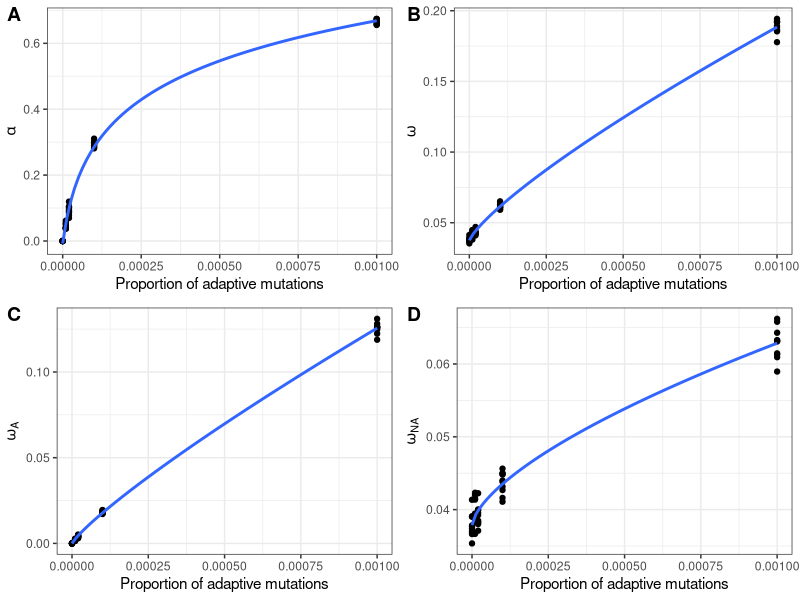
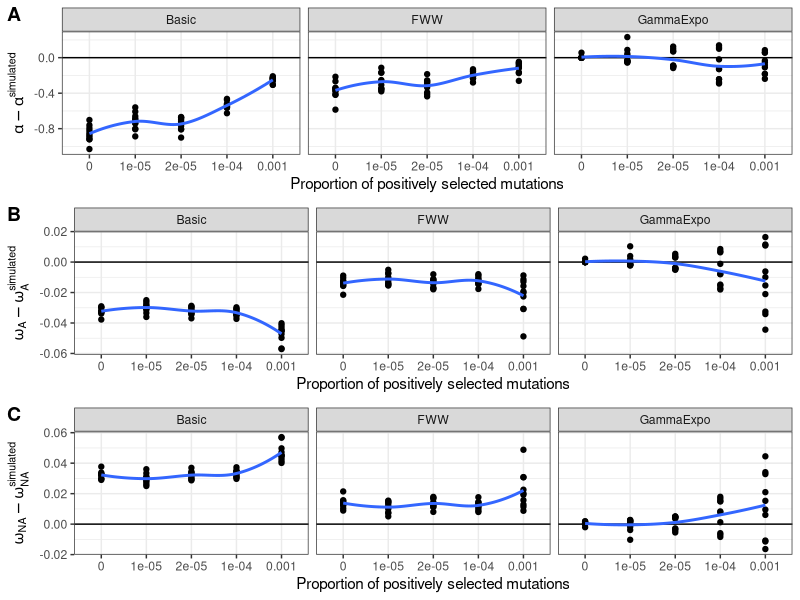
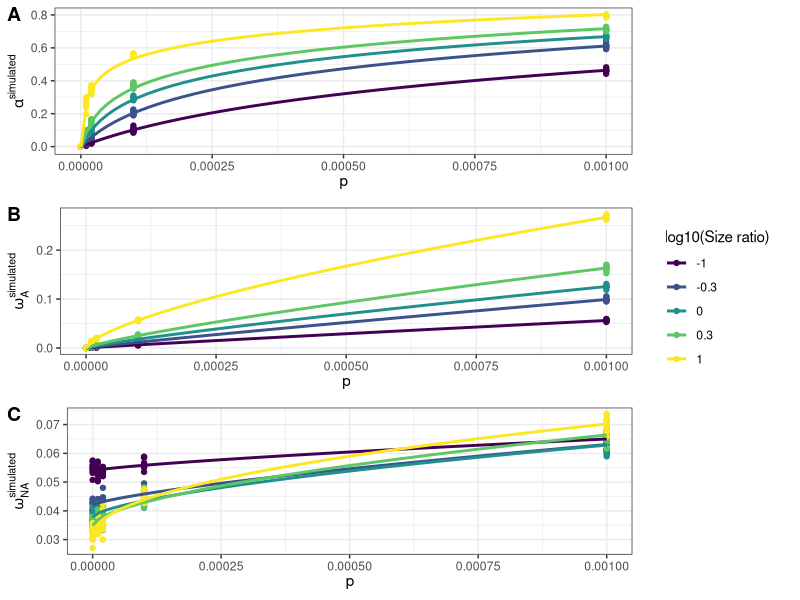
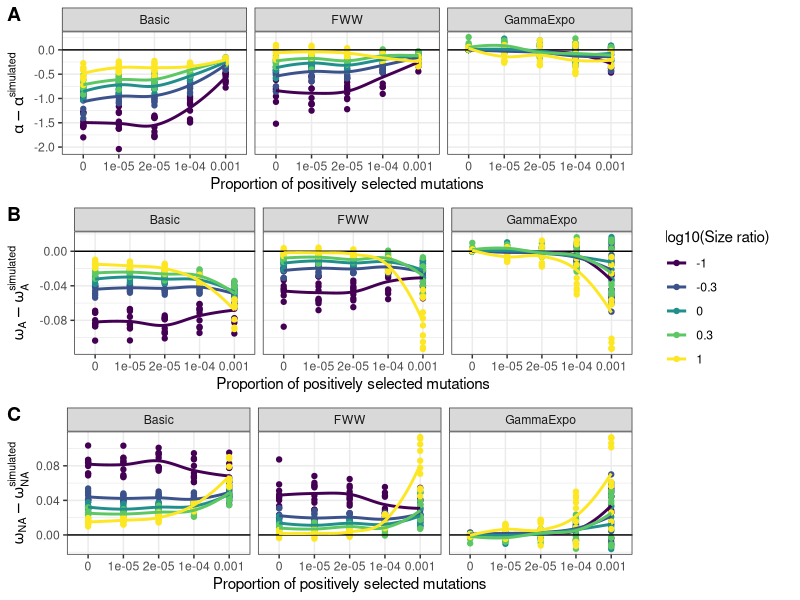
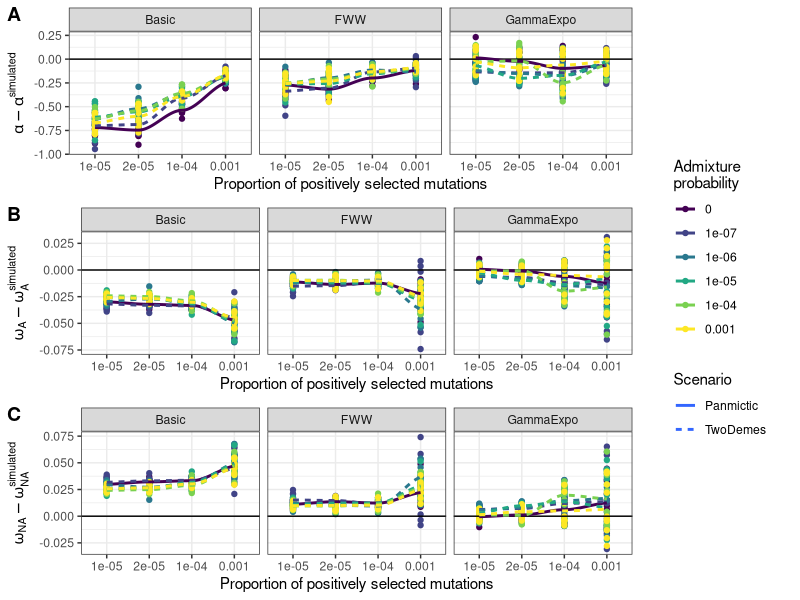
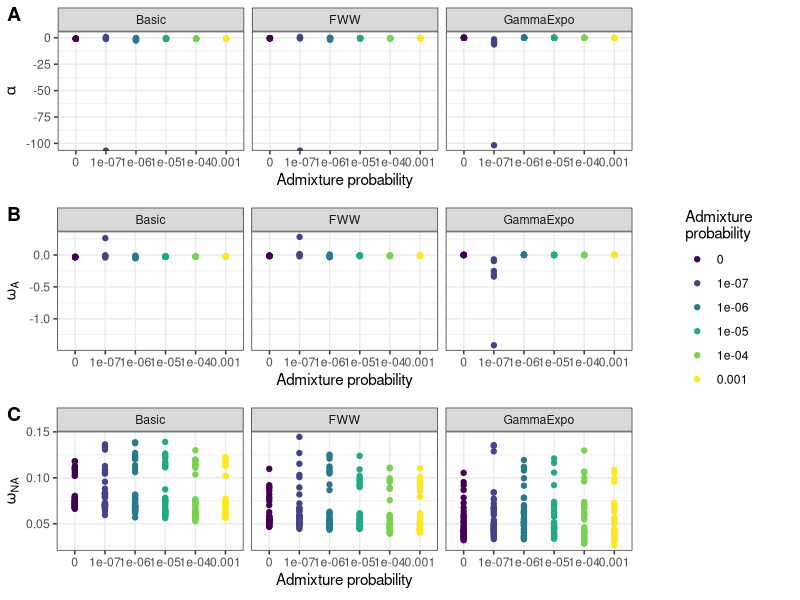
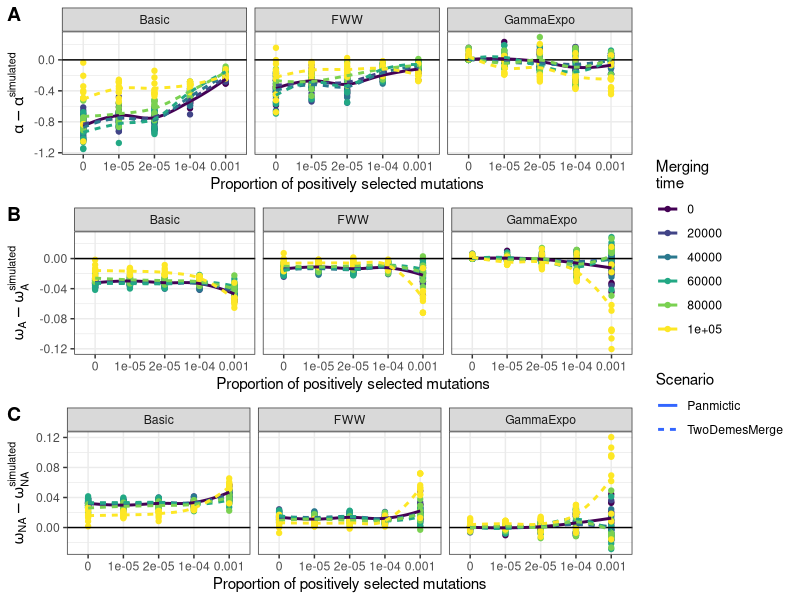
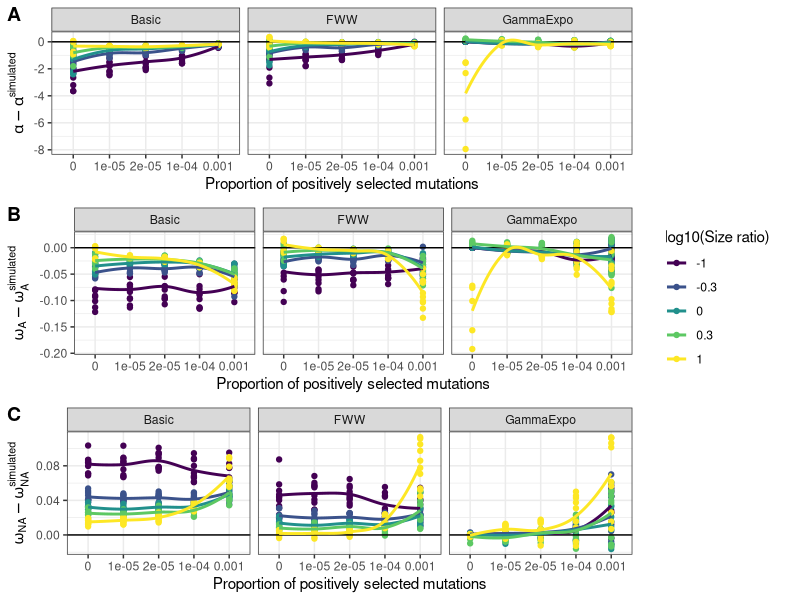

The R script that drew these images, in order:
## ---- chunk 1
knitr::opts_chunk$set(echo = TRUE)
## ---- chunk 2
dat <- read.table("SimulationResults.csv", sep = ",", header = TRUE)
dat$PropPosSelFactor <- as.ordered(dat$PropPosSel) # For plotting
dat$PropPosSelOrder <- as.numeric(dat$PropPosSelFactor) # For smoothing
library(tidyr)
library(ggplot2)
library(cowplot)
## ---- chunk 3
p.alpha <- ggplot(subset(dat, Scenario == "Panmictic"),
            aes(x = PropPosSel, y = Alpha.simulated)) +
  geom_point() + geom_smooth(method = "nls",
                             formula = y ~ a*log(x+exp(b))+c, 
                             method.args = list(
                               start = c(a = 1, b = -3, c = 0),
                               algorithm = "port"),
                             se = FALSE) +
  xlab("Proportion of adaptive mutations") + 
  ylab(expression(alpha)) +
  theme_bw()

p.omega <- ggplot(subset(dat, Scenario == "Panmictic"),
            aes(x = PropPosSel, y = dNdS)) +
  geom_point() + geom_smooth(method = "nls",
                             formula = y ~ a*x^b+c, 
                             method.args = list(
                               start = c(a = 1, b = 0.1, c = 0),
                               algorithm = "port"),
                             se = FALSE) +
  xlab("Proportion of adaptive mutations") + 
  ylab(expression(omega)) +
  theme_bw()

p.omegaA <- ggplot(subset(dat, Scenario == "Panmictic"),
            aes(x = PropPosSel, y = OmegaA.simulated)) +
  geom_point() + geom_smooth(method = "nls",
                             formula = y ~ a*x^b, 
                             method.args = list(
                               start = c(a = 1, b = 0.1),
                               algorithm = "port"),
                             se = FALSE) +
  xlab("Proportion of adaptive mutations") + 
  ylab(expression(omega[A])) +
  theme_bw()

p.omegaNA <- ggplot(subset(dat, Scenario == "Panmictic"),
            aes(x = PropPosSel, y = OmegaNA.simulated)) +
  geom_point() + geom_smooth(method = "nls",
                             formula = y ~ a*x^b+c, 
                             method.args = list(
                               start = c(a = 1, b = 0.1, c = 0),
                               algorithm = "port"),
                             se = FALSE) +
  xlab("Proportion of adaptive mutations") + 
  ylab(expression(omega["NA"])) +
  theme_bw()

plot_grid(p.alpha, p.omega, p.omegaA, p.omegaNA, nrow = 2, labels = "AUTO")
## ---- chunk 4
dat.pan.alpha <- subset(dat, Scenario == "Panmictic") %>% pivot_longer(
  cols = c("Alpha.basic", "Alpha.FWW", "Alpha.inferred"),
  names_to = "AlphaType", values_to = "Alpha")
dat.pan.alpha$AlphaType <- factor(dat.pan.alpha$AlphaType,
  levels = c("Alpha.basic", "Alpha.FWW", "Alpha.inferred"), 
  labels = c("Basic", "FWW", "GammaExpo"))

dat.pan.omegaA <- subset(dat, Scenario == "Panmictic") %>% pivot_longer(
  cols = c("OmegaA.basic", "OmegaA.FWW", "OmegaA.inferred"),
  names_to = "AlphaType", values_to = "OmegaA")
dat.pan.omegaA$AlphaType <- factor(dat.pan.omegaA$AlphaType,
  levels = c("OmegaA.basic", "OmegaA.FWW", "OmegaA.inferred"),
  labels = c("Basic", "FWW", "GammaExpo"))

dat.pan.omegaNA <- subset(dat, Scenario == "Panmictic") %>% pivot_longer(
  cols = c("OmegaNA.basic", "OmegaNA.FWW", "OmegaNA.inferred"),
  names_to = "AlphaType", values_to = "OmegaNA")
dat.pan.omegaNA$AlphaType <- factor(dat.pan.omegaNA$AlphaType,
  levels = c("OmegaNA.basic", "OmegaNA.FWW", "OmegaNA.inferred"),
  labels = c("Basic", "FWW", "GammaExpo"))
## ---- chunk 5
p.alpha <- ggplot(dat.pan.alpha, 
  aes(x = PropPosSelFactor, y = Alpha - Alpha.simulated)) + 
  geom_point() + geom_abline(slope = 0) + 
  geom_smooth(aes(x = PropPosSelOrder), method = "loess", se = FALSE) +
  facet_grid(~AlphaType) + 
  ylab(expression(alpha - alpha^simulated)) + 
  xlab("Proportion of positively selected mutations") + 
  theme_bw()

p.omegaA <- ggplot(dat.pan.omegaA, 
  aes(x = PropPosSelFactor, y = OmegaA - OmegaA.simulated)) + 
  geom_point() + geom_abline(slope = 0) + 
  geom_smooth(aes(x = PropPosSelOrder), method = "loess", se = FALSE) +
  facet_grid(~AlphaType) +
  ylab(expression(omega[A] - omega[A]^simulated)) + 
  xlab("Proportion of positively selected mutations") + 
  theme_bw()

p.omegaNA <- ggplot(dat.pan.omegaNA, 
  aes(x = PropPosSelFactor, y = OmegaNA - OmegaNA.simulated)) + 
  geom_point() + geom_abline(slope = 0) +
  geom_smooth(aes(x = PropPosSelOrder), method = "loess", se = FALSE) +
  facet_grid(~AlphaType) + 
  ylab(expression(omega['NA'] - omega['NA']^simulated)) + 
  xlab("Proportion of positively selected mutations") + 
  theme_bw()

plot_grid(p.alpha, p.omegaA, p.omegaNA, nrow = 3, labels = "AUTO")
## ---- chunk 6
dat$NRatio <- as.ordered(round(log10(dat$NewPopSize/10000), 2))

dat.exp.alpha <- subset(dat, Scenario == "Exponential") %>% pivot_longer(
  cols = c("Alpha.basic", "Alpha.FWW", "Alpha.inferred"), 
  names_to = "AlphaType", values_to = "Alpha")
dat.exp.alpha$AlphaType <- factor(dat.exp.alpha$AlphaType, 
  levels = c("Alpha.basic", "Alpha.FWW", "Alpha.inferred"),
  labels = c("Basic", "FWW", "GammaExpo"))

dat.exp.omegaA <- subset(dat, Scenario == "Exponential") %>% pivot_longer(
  cols = c("OmegaA.basic", "OmegaA.FWW", "OmegaA.inferred"),
  names_to = "AlphaType", values_to = "OmegaA")
dat.exp.omegaA$AlphaType <- factor(dat.exp.omegaA$AlphaType, 
  levels = c("OmegaA.basic", "OmegaA.FWW", "OmegaA.inferred"),
  labels = c("Basic", "FWW", "GammaExpo"))

dat.exp.omegaNA <- subset(dat, Scenario == "Exponential") %>% pivot_longer(
  cols = c("OmegaNA.basic", "OmegaNA.FWW", "OmegaNA.inferred"),
  names_to = "AlphaType", values_to = "OmegaNA")
dat.exp.omegaNA$AlphaType <- factor(dat.exp.omegaNA$AlphaType,
  levels = c("OmegaNA.basic", "OmegaNA.FWW", "OmegaNA.inferred"),
  labels = c("Basic", "FWW", "GammaExpo"))
## ---- chunk 7
p.alpha <- ggplot(subset(dat.exp.alpha, AlphaType == "Basic"),
  aes(x = PropPosSel, y = Alpha.simulated,
      col = NRatio, group = NewPopSize)) + 
  geom_point() + geom_smooth(method = "nls",
                             formula = y ~ a*log(x+exp(b))+c, 
                             method.args = list(
                               start = c(a = 1, b = -3, c = 0),
                               algorithm = "port"),
                             se = FALSE) +
  ylab(expression(alpha^simulated)) + 
  xlab(expression(p)) + 
  guides(color = guide_legend("log10(Size ratio)")) +
  theme_bw()

p.omegaA <- ggplot(subset(dat.exp.omegaA, AlphaType == "Basic"),
  aes(x = PropPosSel, y = OmegaA.simulated, 
      col = NRatio, group = NewPopSize)) + 
  geom_point() + geom_smooth(method = "nls",
                             formula = y ~ a*x^b, 
                             method.args = list(
                               start = c(a = 1, b = 0.1),
                               algorithm = "port"),
                             se = FALSE) +
  ylab(expression(omega[A]^simulated)) + 
  xlab(expression(p)) +
  guides(color = guide_legend("log10(Size ratio)")) +
  theme_bw()

p.omegaNA <- ggplot(subset(dat.exp.omegaNA, AlphaType == "Basic"),
  aes(x = PropPosSel, y = OmegaNA.simulated,
      col = NRatio, group = NewPopSize)) + 
  geom_point() + geom_smooth(method = "nls",
                             formula = y ~ a*x^b+c, 
                             method.args = list(
                               start = c(a = 1, b = 0.1, c = 0),
                               algorithm = "port"),
                             se = FALSE) +
  ylab(expression(omega['NA']^simulated)) + 
  xlab(expression(p)) +
  guides(color = guide_legend("log10(Size ratio)")) +
  theme_bw()

combinePlots <- function(p1, p2, p3) {
  legend <- get_legend(p1)
  p1 <- p1 + theme(legend.position = "none")
  p2 <- p2 + theme(legend.position = "none")
  p3 <- p3 + theme(legend.position = "none")
  p <- plot_grid(p1, p2, p3, nrow = 3, labels = "AUTO")
  plot_grid(p, legend, nrow = 1, rel_widths = c(4,1))
}

combinePlots(p.alpha, p.omegaA, p.omegaNA)
## ---- chunk 8
p.alpha <- ggplot(dat.exp.alpha,
  aes(x = PropPosSelFactor, y = Alpha-Alpha.simulated, col = NRatio)) + 
  geom_point() + geom_abline(slope = 0) + 
  geom_smooth(aes(x = PropPosSelOrder), method = "loess", se = FALSE) +
  facet_grid(~AlphaType) +
  ylab(expression(alpha - alpha^simulated)) + 
  xlab("Proportion of positively selected mutations") + 
  guides(color = guide_legend("log10(Size ratio)")) +
  theme_bw()

p.omegaA <- ggplot(dat.exp.omegaA,
  aes(x = PropPosSelFactor, y = OmegaA-OmegaA.simulated, col = NRatio)) + 
  geom_point() + geom_abline(slope = 0) +
  geom_smooth(aes(x = PropPosSelOrder), method = "loess", se = FALSE) +
  facet_grid(~AlphaType) +
  ylab(expression(omega[A] - omega[A]^simulated)) + 
  xlab("Proportion of positively selected mutations") +
  guides(color = guide_legend("log10(Size ratio)")) +
  theme_bw()

p.omegaNA <- ggplot(dat.exp.omegaNA,
  aes(x = PropPosSelFactor, y = OmegaNA-OmegaNA.simulated, color = NRatio)) + 
  geom_point() + geom_abline(slope = 0) +
  geom_smooth(aes(x = PropPosSelOrder), method = "loess", se = FALSE) +
  facet_grid(~AlphaType) +
  ylab(expression(omega['NA'] - omega['NA']^simulated)) + 
  xlab("Proportion of positively selected mutations") +
  guides(color = guide_legend("log10(Size ratio)")) +
  theme_bw()

combinePlots(p.alpha, p.omegaA, p.omegaNA)
## ---- chunk 9
dat$PropAdmixt[is.na(dat$PropAdmixt)] <- 0

dat.2de.alpha <- subset(dat, Scenario %in% c("Panmictic", "TwoDemes")) %>% pivot_longer(
  cols = c("Alpha.basic", "Alpha.FWW", "Alpha.inferred"),
  names_to = "AlphaType", values_to = "Alpha")
dat.2de.alpha$AlphaType <- factor(dat.2de.alpha$AlphaType,
  levels = c("Alpha.basic", "Alpha.FWW", "Alpha.inferred"),
  labels = c("Basic", "FWW", "GammaExpo"))

dat.2de.omegaA <- subset(dat, Scenario %in% c("Panmictic", "TwoDemes")) %>% pivot_longer(
  cols = c("OmegaA.basic", "OmegaA.FWW", "OmegaA.inferred"),
  names_to = "AlphaType", values_to = "OmegaA")
dat.2de.omegaA$AlphaType <- factor(dat.2de.omegaA$AlphaType,
  levels = c("OmegaA.basic", "OmegaA.FWW", "OmegaA.inferred"),
  labels = c("Basic", "FWW", "GammaExpo"))

dat.2de.omegaNA <- subset(dat, Scenario %in% c("Panmictic", "TwoDemes")) %>% pivot_longer(
  cols = c("OmegaNA.basic", "OmegaNA.FWW", "OmegaNA.inferred"),
  names_to = "AlphaType", values_to = "OmegaNA")
dat.2de.omegaNA$AlphaType <- factor(dat.2de.omegaNA$AlphaType,
  levels = c("OmegaNA.basic", "OmegaNA.FWW", "OmegaNA.inferred"),
  labels = c("Basic", "FWW", "GammaExpo"))
## ---- chunk 10
p.alpha <- ggplot(subset(dat.2de.alpha, PropPosSel > 0),
  aes(x = PropPosSelFactor, y = Alpha-Alpha.simulated,
      col = as.ordered(PropAdmixt), linetype = Scenario)) + 
  geom_point() + geom_abline(slope = 0) + 
  geom_smooth(aes(x = PropPosSelOrder - 1), method = "loess", se = FALSE) +
  facet_grid(~AlphaType) +
  ylab(expression(alpha - alpha^simulated)) + 
  xlab("Proportion of positively selected mutations") + 
  guides(color = guide_legend("Admixture\nprobability")) +
  theme_bw()

p.omegaA <- ggplot(subset(dat.2de.omegaA, PropPosSel > 0),
  aes(x = PropPosSelFactor, y = OmegaA-OmegaA.simulated,
      col = as.ordered(PropAdmixt), linetype = Scenario)) + 
  geom_point() + geom_abline(slope = 0) + 
  geom_smooth(aes(x = PropPosSelOrder - 1), method = "loess", se = FALSE) +
  facet_grid(~AlphaType) +
  ylab(expression(omega[A] - omega[A]^simulated)) + 
  xlab("Proportion of positively selected mutations") +
  guides(color = guide_legend("Admixture\nprobability")) +
  theme_bw()

p.omegaNA <- ggplot(subset(dat.2de.omegaNA, PropPosSel > 0),
  aes(x = PropPosSelFactor, y = OmegaNA-OmegaNA.simulated,
      col = as.ordered(PropAdmixt), linetype = Scenario)) + 
  geom_point() + geom_abline(slope = 0) + 
  geom_smooth(aes(x = PropPosSelOrder - 1), method = "loess", se = FALSE) +
  facet_grid(~AlphaType) +
  ylab(expression(omega['NA'] - omega['NA']^simulated)) + 
  xlab("Proportion of positively selected mutations") +
  guides(color = guide_legend("Admixture\nprobability")) +
  theme_bw()

combinePlots(p.alpha, p.omegaA, p.omegaNA)
## ---- chunk 11
p.alpha <- ggplot(subset(dat.2de.alpha, PropPosSel == 0),
  aes(x = as.ordered(PropAdmixt), y = Alpha,
      col = as.ordered(PropAdmixt), linetype = Scenario)) + 
  geom_point() + facet_grid(~AlphaType) +
  ylab(expression(alpha)) + 
  xlab(expression("Admixture probability")) + 
  guides(color = guide_legend("Admixture\nprobability")) +
  theme_bw()

p.omegaA <- ggplot(subset(dat.2de.omegaA, PropPosSel == 0),
  aes(x = as.ordered(PropAdmixt), y = OmegaA,
      col = as.ordered(PropAdmixt), linetype = Scenario)) + 
  geom_point() + facet_grid(~AlphaType) +
  ylab(expression(omega[A])) + 
  xlab(expression("Admixture probability")) +
  guides(color = guide_legend("Admixture\nprobability")) +
  theme_bw()

p.omegaNA <- ggplot(subset(dat.2de.omegaNA, PropPosSel > 0),
  aes(x = as.ordered(PropAdmixt), y = OmegaNA,
      col = as.ordered(PropAdmixt), linetype = Scenario)) + 
  geom_point() + facet_grid(~AlphaType) +
  ylab(expression(omega['NA'])) + 
  xlab(expression("Admixture probability")) +
  guides(color = guide_legend("Admixture\nprobability")) +
  theme_bw()

combinePlots(p.alpha, p.omegaA, p.omegaNA)
## ---- chunk 12
dat$MergeTime[is.na(dat$MergeTime)] <- 0

dat.2dm.alpha <- subset(dat, Scenario %in% c("Panmictic", "TwoDemesMerge")) %>% pivot_longer(
  cols = c("Alpha.basic", "Alpha.FWW", "Alpha.inferred"),
  names_to = "AlphaType", values_to = "Alpha")
dat.2dm.alpha$AlphaType <- factor(dat.2dm.alpha$AlphaType,
  levels = c("Alpha.basic", "Alpha.FWW", "Alpha.inferred"), labels = c("Basic", "FWW", "GammaExpo"))

dat.2dm.omegaA <- subset(dat, Scenario %in% c("Panmictic", "TwoDemesMerge")) %>% pivot_longer(
  cols = c("OmegaA.basic", "OmegaA.FWW", "OmegaA.inferred"),
  names_to = "AlphaType", values_to = "OmegaA")
dat.2dm.omegaA$AlphaType <- factor(dat.2dm.omegaA$AlphaType,
  levels = c("OmegaA.basic", "OmegaA.FWW", "OmegaA.inferred"),
  labels = c("Basic", "FWW", "GammaExpo"))

dat.2dm.omegaNA <- subset(dat, Scenario %in% c("Panmictic", "TwoDemesMerge")) %>% pivot_longer(
  cols = c("OmegaNA.basic", "OmegaNA.FWW", "OmegaNA.inferred"),
  names_to = "AlphaType", values_to = "OmegaNA")
dat.2dm.omegaNA$AlphaType <- factor(dat.2dm.omegaNA$AlphaType,
  levels = c("OmegaNA.basic", "OmegaNA.FWW", "OmegaNA.inferred"),
  labels = c("Basic", "FWW", "GammaExpo"))
## ---- chunk 13
p.alpha <- ggplot(dat.2dm.alpha,
  aes(x = PropPosSelFactor, y = Alpha-Alpha.simulated,
      col = as.ordered(MergeTime), linetype = Scenario)) + 
  geom_point() + geom_abline(slope = 0) + 
  geom_smooth(aes(x = PropPosSelOrder), method = "loess", se = FALSE) +
  facet_grid(~AlphaType) +
  ylab(expression(alpha - alpha^simulated)) + 
  xlab("Proportion of positively selected mutations") + 
  guides(color = guide_legend("Merging\ntime")) +
  theme_bw()

p.omegaA <- ggplot(dat.2dm.omegaA,
  aes(x = PropPosSelFactor, y = OmegaA-OmegaA.simulated,
      col = as.ordered(MergeTime), linetype = Scenario)) + 
  geom_point() + geom_abline(slope = 0) + 
  geom_smooth(aes(x = PropPosSelOrder), method = "loess", se = FALSE) +
  facet_grid(~AlphaType) +
  ylab(expression(omega[A] - omega[A]^simulated)) + 
  xlab("Proportion of positively selected mutations") +
  guides(color = guide_legend("Merging\ntime")) +
  theme_bw() 

p.omegaNA <- ggplot(dat.2dm.omegaNA,
  aes(x = PropPosSelFactor, y = OmegaNA-OmegaNA.simulated,
      col = as.ordered(MergeTime), linetype = Scenario)) + 
  geom_point() + geom_abline(slope = 0) + 
  geom_smooth(aes(x = PropPosSelOrder), method = "loess", se = FALSE) +
  facet_grid(~AlphaType) +
  ylab(expression(omega['NA'] - omega['NA']^simulated)) + 
  xlab("Proportion of positively selected mutations") +
  guides(color = guide_legend("Merging\ntime")) +
  theme_bw()

combinePlots(p.alpha, p.omegaA, p.omegaNA)
## ---- chunk 14
dat$NRatio <- as.ordered(round(log10(dat$NewPopSize/10000), 2))

dat.e2d.alpha <- subset(dat, Scenario == "ExponentialTwoDemes") %>% pivot_longer(
  cols = c("Alpha.basic", "Alpha.FWW", "Alpha.inferred"), 
  names_to = "AlphaType", values_to = "Alpha")
dat.e2d.alpha$AlphaType <- factor(dat.e2d.alpha$AlphaType, 
  levels = c("Alpha.basic", "Alpha.FWW", "Alpha.inferred"),
  labels = c("Basic", "FWW", "GammaExpo"))

dat.e2d.omegaA <- subset(dat, Scenario == "ExponentialTwoDemes") %>% pivot_longer(
  cols = c("OmegaA.basic", "OmegaA.FWW", "OmegaA.inferred"),
  names_to = "AlphaType", values_to = "OmegaA")
dat.e2d.omegaA$AlphaType <- factor(dat.e2d.omegaA$AlphaType, 
  levels = c("OmegaA.basic", "OmegaA.FWW", "OmegaA.inferred"),
  labels = c("Basic", "FWW", "GammaExpo"))

dat.e2d.omegaNA <- subset(dat, Scenario == "Exponential") %>% pivot_longer(
  cols = c("OmegaNA.basic", "OmegaNA.FWW", "OmegaNA.inferred"),
  names_to = "AlphaType", values_to = "OmegaNA")
dat.e2d.omegaNA$AlphaType <- factor(dat.e2d.omegaNA$AlphaType,
  levels = c("OmegaNA.basic", "OmegaNA.FWW", "OmegaNA.inferred"),
  labels = c("Basic", "FWW", "GammaExpo"))
## ---- chunk 15
p.alpha <- ggplot(dat.e2d.alpha,
  aes(x = PropPosSelFactor, y = Alpha-Alpha.simulated, col = NRatio)) + 
  geom_point() + geom_abline(slope = 0) + 
  geom_smooth(aes(x = PropPosSelOrder), method = "loess", se = FALSE) +
  facet_grid(~AlphaType) +
  ylab(expression(alpha - alpha^simulated)) + 
  xlab("Proportion of positively selected mutations") + 
  guides(color = guide_legend("log10(Size ratio)")) +
  theme_bw()

p.omegaA <- ggplot(dat.e2d.omegaA,
  aes(x = PropPosSelFactor, y = OmegaA-OmegaA.simulated, col = NRatio)) + 
  geom_point() + geom_abline(slope = 0) +
  geom_smooth(aes(x = PropPosSelOrder), method = "loess", se = FALSE) +
  facet_grid(~AlphaType) +
  ylab(expression(omega[A] - omega[A]^simulated)) + 
  xlab("Proportion of positively selected mutations") +
  guides(color = guide_legend("log10(Size ratio)")) +
  theme_bw()

p.omegaNA <- ggplot(dat.e2d.omegaNA,
  aes(x = PropPosSelFactor, y = OmegaNA-OmegaNA.simulated, color = NRatio)) + 
  geom_point() + geom_abline(slope = 0) +
  geom_smooth(aes(x = PropPosSelOrder), method = "loess", se = FALSE) +
  facet_grid(~AlphaType) +
  ylab(expression(omega['NA'] - omega['NA']^simulated)) + 
  xlab("Proportion of positively selected mutations") +
  guides(color = guide_legend("log10(Size ratio)")) +
  theme_bw()

combinePlots(p.alpha, p.omegaA, p.omegaNA)
